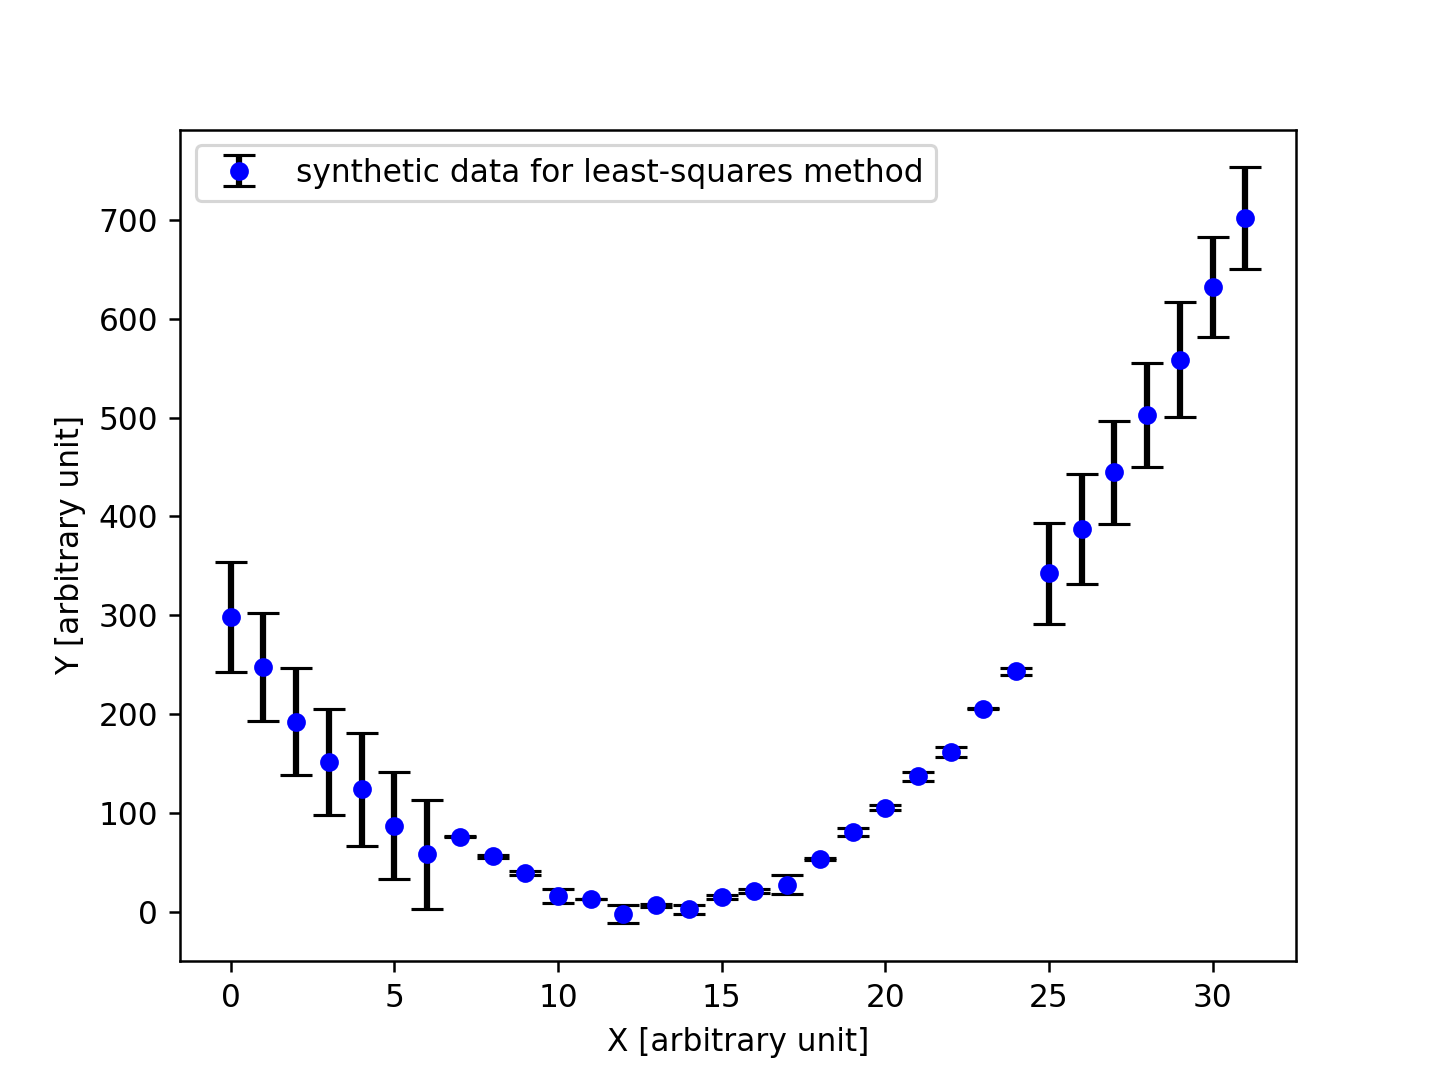

Source code (Python):
#!/usr/pkg/bin/python3.9

#
# Time-stamp: <2023/03/09 13:46:39 (CST) daisuke>
#

# importing sys module
import sys

# importing numpy module
import numpy

# importing matplotlib module
import matplotlib.figure
import matplotlib.backends.backend_agg

# input file name
file_input = 'advobs202302_s04_08_10.data'

# output file name
file_output = 'advobs202302_s04_08_11.png'

# making empty numpy arrays
data_x   = numpy.array ([])
data_y   = numpy.array ([])
data_err = numpy.array ([])

# opening file for reading
with open (file_input, 'r') as fh:
    # reading file line-by-line
    for line in fh:
        # splitting line into "x" and "y"
        (x_str, y_str, err_str) = line.split ()
        # converting string into float
        try:
            x = float (x_str)
        except:
            print (f'cannot convert "{x_str}" into float.')
            print (f'something is wrong.')
            print (f'exiting...')
            sys.exit (1)
        try:
            y = float (y_str)
        except:
            print (f'cannot convert "{y_str}" into float.')
            print (f'something is wrong.')
            print (f'exiting...')
            sys.exit (1)
        try:
            err = float (err_str)
        except:
            print (f'cannot convert "{err_str}" into float.')
            print (f'something is wrong.')
            print (f'exiting...')
            sys.exit (1)
        # appending data into numpy arrays
        data_x   = numpy.append (data_x, x)
        data_y   = numpy.append (data_y, y)
        data_err = numpy.append (data_err, err)

# printing data
for i in range (len (data_x)):
    print (f'(x_{i:02d}, y_{i:02d}, err_{i:02d})', \
           f'= ({data_x[i]:8.3f}, {data_y[i]:8.3f}, {data_err[i]:8.3f})')

#
# making plot using Matplotlib
#
    
# making objects "fig" and "ax"
fig    = matplotlib.figure.Figure ()
canvas = matplotlib.backends.backend_agg.FigureCanvasAgg (fig)
ax     = fig.add_subplot (111)

# axes
ax.set_xlabel ('X [arbitrary unit]')
ax.set_ylabel ('Y [arbitrary unit]')

# plotting data
ax.errorbar (data_x, data_y, yerr=data_err, \
             linestyle='None', marker='o', markersize=5.0, color='blue', \
             elinewidth=2.0, ecolor='black', capsize=5.0, \
             label='synthetic data for least-squares method')

# legend
ax.legend ()

# saving file
fig.savefig (file_output, dpi=225)
